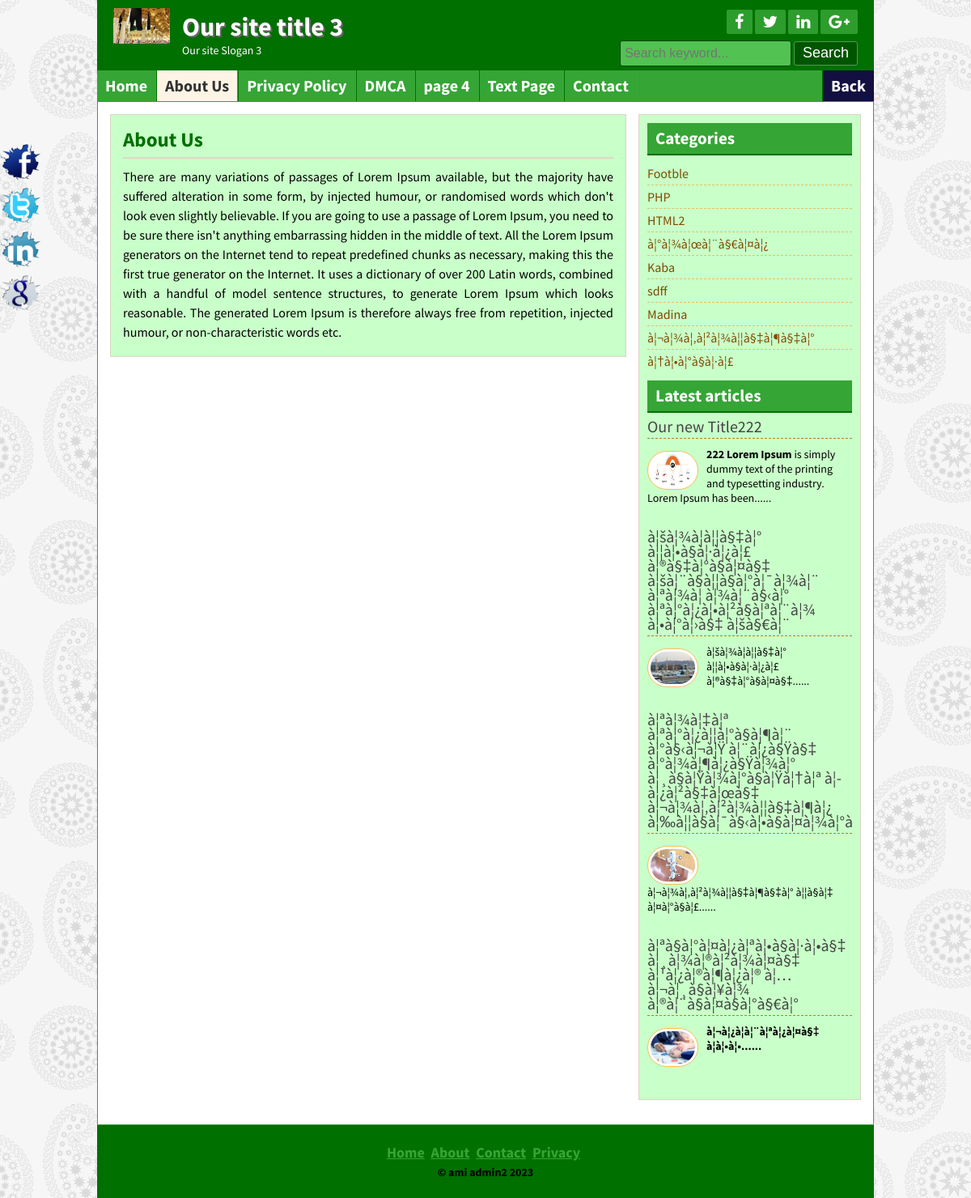
Page /page.php?pageid=1 on the committed database.
### tables this page shows
CREATE TABLE IF NOT EXISTS `title_slogan` (
  `id` int(11) NOT NULL AUTO_INCREMENT,
  `title` varchar(255) NOT NULL,
  `slogan` varchar(255) NOT NULL,
  `logo` varchar(255) NOT NULL,
  PRIMARY KEY (`id`)
);

CREATE TABLE IF NOT EXISTS `tbl_social` (
  `id` int(11) NOT NULL AUTO_INCREMENT,
  `fb` varchar(255) NOT NULL,
  `tw` varchar(255) NOT NULL,
  `ln` varchar(255) NOT NULL,
  `gp` varchar(255) NOT NULL,
  PRIMARY KEY (`id`)
);

CREATE TABLE IF NOT EXISTS `tbl_page` (
  `id` int(11) NOT NULL AUTO_INCREMENT,
  `name` varchar(255) NOT NULL,
  `body` text NOT NULL,
  PRIMARY KEY (`id`)
);

CREATE TABLE IF NOT EXISTS `tbl_category` (
  `id` int(11) NOT NULL AUTO_INCREMENT,
  `name` varchar(50) NOT NULL,
  PRIMARY KEY (`id`)
);

CREATE TABLE IF NOT EXISTS `tbl_post` (
  `id` int(11) NOT NULL AUTO_INCREMENT,
  `cat` int(11) NOT NULL,
  `title` varchar(255) NOT NULL,
  `body` text NOT NULL,
  `image` varchar(255) NOT NULL,
  `author` varchar(50) NOT NULL,
  `tags` varchar(255) NOT NULL,
  `date` timestamp NOT NULL DEFAULT CURRENT_TIMESTAMP,
  `userid` int(11) NOT NULL,
  PRIMARY KEY (`id`)
);

CREATE TABLE IF NOT EXISTS `tbl_footer` (
  `id` int(11) NOT NULL AUTO_INCREMENT,
  `note` varchar(255) NOT NULL,
  PRIMARY KEY (`id`)
);

### lib/Database.php (called while the page is built, shortened)
<?php
Class Database{
	public $host   = DB_HOST;
	public $user   = DB_USER;
	public $pass   = DB_PASS;
	public $dbname = DB_NAME;
	public $link;
	private function connectDB(){
	$this->link = new mysqli($this->host, $this->user, $this->pass, $this->dbname);
 }
	public function select($query){
		$result = $this->link->query($query) or die($this->link->error.__LINE__);
		if($result->num_rows > 0){
			return $result;
		} else {
			return false;
		}
	}
}

### helpers/Format.php (called while the page is built, shortened)
<?php
class Format{
	public function textShorten($text, $limit = 400){
		$text = $text. " ";
		$text = substr($text, 0, $limit);
		$text = substr($text, 0, strrpos($text, ' '));
		$text = $text."......";
		return $text;
	}
}
?>

### page.php (the view)
<?php include 'inc/header.php';?>
<?php
$pageid = mysqli_real_escape_string($db->link, $_GET['pageid']);
	if (!isset($pageid) || $pageid == NULL){
	   header("Location: 404.php");
	}else{
	    $id = $pageid;
	}
?>
<?php
    $pagequery = "select * from tbl_page where id='$id'";
    $pagedetails = $db->select($pagequery);
    if ($pagedetails) {
    while ($result = $pagedetails->fetch_assoc()){
?>
	<div class="contentsection contemplete clear">
		<div class="maincontent clear">
			<div class="about">
				<h2><?php echo $result['name']; ?></h2>
				<p><?php echo $result['body']; ?></p>
	</div>
</div>
<?php } } else { header("Location:404.php");} ?>
<?php include 'inc/sidebar.php';?>
<?php include 'inc/footer.php';?>

### inc/header.php (shortened to what this page needs)
<?php include 'lib/Database.php';?>
<?php include 'helpers/Format.php';?>
<?php
	$db = new Database();
	$fm = new Format();
?>
<!DOCTYPE html>
<html>
<head>
	<?php include 'scripts/css.php'; ?>
</head>
<body>
	<div class="headersection templete clear">
		<a href="#">
			<div class="logo">
		<?php
	    $query = "select * from title_slogan where id='1'";
	    $blog_title = $db->select($query);
	    if ($blog_title) {
	       while ($result = $blog_title->fetch_assoc()){
		?>
				<img src="admin/<?php echo $result['logo']; ?>" alt="Logo"/>
				<h2><?php echo $result['title']; ?></h2>
				<p><?php echo $result['slogan']; ?></p>
		<?php } } ?>
			</div>
		</a>
		<div class="social clear">
			<div class="icon clear">
<?php
    $query = "select * from tbl_social where id='1'";
    $socialmedia = $db->select($query);
    if ($socialmedia) {
       while ($result = $socialmedia->fetch_assoc()){
?>
				<a href="<?php echo $result['fb']; ?>" target="_blank"><i class="fa fa-facebook"></i></a>
				<a href="<?php echo $result['tw']; ?>" target="_blank"><i class="fa fa-twitter"></i></a>
				<a href="<?php echo $result['ln']; ?>" target="_blank"><i class="fa fa-linkedin"></i></a>
				<a href="<?php echo $result['gp']; ?>" target="_blank"><i class="fa fa-google-plus"></i></a>
<?php } } ?>
			</div>
			<div class="searchbtn clear">
			<form action="search.php" method="get">
				<input type="text" name="search" placeholder="Search keyword..."/>
				<input type="submit" name="submit" value="Search"/>
			</form>
			</div>
		</div>
	</div>
<div class="navsection templete">
	<?php
		$path = $_SERVER['SCRIPT_FILENAME'];
		$currentpage = basename($path, '.php');
	?>
	<ul>
		<li><a
			<?php if ($currentpage =='index') {echo 'id="active"'; }?>
			href="index.php">Home</a></li>
		<?php
            $query = "select * from tbl_page";
            $pages = $db->select($query);
            if ($pages) {
            while ($result = $pages->fetch_assoc()){
         ?>
        <li><a
			<?php
				if (isset($_GET['pageid']) && $_GET['pageid'] == $result['id']) {
					echo 'id="active"';
				}
			?>
		href="page.php?pageid=<?php echo $result['id']; ?>"><?php echo $result['name']; ?></a></li>
       <?php } } ?>
		<li><a
			<?php if ($currentpage =='contact') {echo 'id="active"'; }?>
			href="contact.php">Contact</a></li>
		<li class="back"><a href="index.php">Back</a></li>
	</ul>
</div>

### inc/sidebar.php
<div class="sidebar clear">
	<div class="samesidebar clear">
		<h2>Categories</h2>
			<ul>
				<?php
					$query = "select * from tbl_category";
					$category = $db->select($query);
					if ($category){
						while ($result = $category->fetch_assoc()) {
				?>
				<li><a href="posts.php?category=<?php echo $result['id']; ?>"><?php echo $result['name']; ?></a></li>
				<?php } } else { ?>
					<li>No Category Created</li>
				<?php } ?>
			</ul>
	</div>
	<div class="samesidebar clear">
		<h2>Latest articles</h2>
		<?php
			$query = "select * from tbl_post limit 5";
			$post = $db->select($query);
			if ($post){
				while ($result = $post->fetch_assoc()) {
		?>
		<div class="popular clear">
			<h3><a href="post.php?id=<?php echo $result['id']; ?>"><?php echo $result['title']; ?></a></h3>
			<a href="post.php?id=<?php echo $result['id']; ?>">
				<img src="admin/<?php echo $result['image']; ?>" alt="post image"/>
			</a>
			<p><?php echo $fm->textShorten($result['body'], 120); ?></p>
		</div>
		<?php } } else { header("Location:404.php");} ?>
	</div>
</div>

### inc/footer.php (shortened to what this page needs)
</div>
	<div class="footersection templete clear">
	  <div class="footermenu clear">
		<ul>
			<li><a href="#">Home</a></li>
			<li><a href="#">About</a></li>
			<li><a href="#">Contact</a></li>
			<li><a href="#">Privacy</a></li>
		</ul>
	  </div>
<?php
    $query = "select * from tbl_footer where id='1'";
    $footernote = $db->select($query);
    if ($footernote) {
       while ($result = $footernote->fetch_assoc()){
?>
	  <p>&copy; <?php echo $result['note']; ?> <?php echo date('Y') ?></p>
<?php } } ?>
	</div>
	<div class="fixedicon clear">
<?php
    $query = "select * from tbl_social where id='1'";
    $socialmedia = $db->select($query);
    if ($socialmedia) {
       while ($result = $socialmedia->fetch_assoc()){
?>
		<a href="<?php echo $result['fb']; ?>" target="_blank"><img src="images/fb.png" alt="Facebook"/></a>
		<a href="<?php echo $result['tw']; ?>" target="_blank"><img src="images/tw.png" alt="Twitter"/></a>
		<a href="<?php echo $result['ln']; ?>" target="_blank"><img src="images/in.png" alt="LinkedIn"/></a>
		<a href="<?php echo $result['gp']; ?>" target="_blank"><img src="images/gl.png" alt="GooglePlus"/></a>
<?php } } ?>
	</div>
</body>
</html>

### style.css (style rules this page uses)
* { margin:0;padding:0;outline:0 }
body { font-family: 'Source Sans Pro', sans-serif;font-size:14px;line-height:18px;color:#000;background:url(images/bg.png)repeat fixed 0 0 #fff; }
.templete { width:960px;margin:0 auto; }
.contemplete { margin: 0 auto; width: 928px; }
.clear { overflow:hidden; }
input[type="text"], input[type="email"] { border: 1px solid #cfc5b6; border-radius: 3px; margin-bottom: 5px; padding: 5px; width: 300px; }
input[type="submit"] { background: #b7801c none repeat scroll 0 0; border: 1px solid #e6af4b; color: #fff; cursor: pointer; font-size: 20px; padding: 1px 10px; }
.headersection { background: #ca932f none repeat scroll 0 0; color: #fff; }
.logo { float: left; width: 580px; }
.logo img { float: left; margin-right: 15px; padding-bottom: 10px; padding-left: 20px; padding-top: 10px; width: 70px; }
.logo h2 { color: #fff; font-size: 32px; margin-bottom: 11px; margin-top: 24px; text-shadow: 2px 2px 0 #666; }
.logo p { color:#fff; }
.social { float: right; margin-right: 20px; margin-top: 12px; text-align: right; width: 360px; }
.icon { float: right; }
.icon a { background: #a56e0a none repeat scroll 0 0; border-radius: 2px; color: #fff; display: block; float: left; font-size: 20px; margin-left: 3px; padding: 5px 10px; }
.searchbtn { float: right; margin-top: 8px; }
.searchbtn input[type="text"] { border: 1px solid #A56E0A; width: 200px; background: #FFE07C; font-size: 16px; height: 20px; }
.searchbtn input[type="submit"] { border: 1px solid #9d6602; border-radius: 3px; font-size: 18px; height: 30px; padding-left: 10px; padding-right: 10px; padding-top: 0; cursor: pointer; }
.navsection { background: none repeat scroll 0 0 #e6af4b; min-height: 38px; }
.navsection ul { margin:0;padding:0;list-style:none; }
.navsection ul li { border-left: 1px solid #fdc662; border-right: 1px solid #c18a26; display: block; float: left; position:relative; }
.navsection ul li:first-child { border-left: 0px solid #fdc662; }
.navsection ul li:last-child { border-right: 0px solid #c18a26; }
.navsection ul li a { color: #fff; display: block; font-size: 20px; font-weight: bold; padding: 10px; text-decoration: none; }
.navsection ul li a:hover, #active { background:#FEF4E5;color:#333; }
.navsection .back { float:right; background:#130f40; transition: width 2s; }
.contentsection { background: #ffffff none repeat scroll 0 0; border: 1px solid #ca932f; padding: 15px; }
.maincontent { background: #fef4e5 none repeat scroll 0 0; border: 1px solid #ded4c5; float: left; margin: 0 15px 15px 0; padding: 8px 15px; width: 606px; }
.about { font-size: 16px; line-height: 24px; text-align: justify; }
.about p { font-size: 16px; line-height: 24px; margin-bottom: 10px; text-align: justify; }
.samepost h2, .about h2 { border-bottom: 2px solid #e0d6c7; color: #ac7511; font-size: 25px; margin-bottom: 4px; padding: 10px 10px 10px 0; }
.sidebar { background: #fef4e5 none repeat scroll 0 0; border: 1px solid #ded4c5; float: right; margin-bottom: 15px; margin-top: 0; padding: 10px; width: 253px; }
.samesidebar { margin-bottom: 10px; }
.samesidebar h2 { background: #e6af4b none repeat scroll 0 0; border-bottom: 2px solid #b7801c; color: #333; margin-bottom: 8px; padding: 10px; }
.samesidebar ul { padding:0;margin:0;list-style:none; }
.samesidebar ul li { border-bottom: 1px dashed #e9c05c; font-size: 16px; padding: 5px 8px 5px 0; }
.samesidebar ul li:last-child { border-bottom: 0px dashed #e9c05c; }
.samesidebar ul li a { color: #814a00; text-decoration: none; }
.samesidebar p { margin-bottom: 10px; }
.popular { margin-bottom: 20px; }
.popular h3 { border-bottom: 1px dashed #b7801c; font-size: 20px; font-weight: normal; margin-bottom: 10px; padding-bottom: 5px; }
.popular h3 a { text-decoration:none;color:#444 }
.popular img { background: #fff none repeat scroll 0 0; border: 1px solid #f6bf5b; border-radius: 30px; float: left; height: 40px; margin-right: 10px; margin-top: 5px; padding: 3px; width: 55px; }
.footersection { height:90px;background:#B7801C;text-align:center }
.footermenu { margin-top: 25px; margin-bottom: 5px; }
.footermenu ul { padding:0;margin:0;list-style:none;text-align:center; }
.footermenu ul li { display:inline-block; }
.footermenu ul li a { color: #E6AF4B; font-size: 18px; margin-right: 5px; }
.fixedicon { left: 0; position: fixed; top: 175px; width: 60px; }
.fixedicon img { width: 50px; }

### rows in the picture
title_slogan: logo (picture), title "Our site title 3", slogan "Our site Slogan 3"
tbl_page: name "About Us", body "There are many variations of passages of Lorem Ipsum available, but the majority have suffered alteration in some form, by injected humour, or randomised words which don't look even slightly believable. If you are going to use a passage of Lorem Ipsum, you need to be sure there isn't anything embarrassing hidden in the middle of text. All the Lorem Ipsum generators on the Internet tend to repeat predefined chunks as necessary, making this the first true generator on the Internet. It uses a dictionary of over 200 Latin words, combined with a handful of model sentence structures, to generate Lorem Ipsum which looks reasonable. The generated Lorem Ipsum is therefore always free from…"
tbl_page: name "Privacy Policy"
tbl_page: name "DMCA"
tbl_page: name "page 4"
tbl_page: name "Text Page"
tbl_category: name "Footble"
tbl_category: name "PHP"
tbl_category: name "HTML2"
tbl_category: name "à¦°à¦¾à¦œà¦¨à§€à¦¤à¦¿"
tbl_category: name "Kaba"
tbl_category: name "sdff"
tbl_category: name "Madina"
tbl_category: name "à¦¬à¦¾à¦‚à¦²à¦¾à¦¦à§‡à¦¶à§‡à¦°"
tbl_category: name "à¦†à¦•à¦°à§à¦·à¦£"
tbl_post: title "Our new Title222", image (picture), body "222 Lorem Ipsum is simply dummy text of the printing and typesetting industry. Lorem Ipsum has been......"
tbl_post: title "à¦šà¦¾à¦à¦¦à§‡à¦° à¦¦à¦•à§à¦·à¦¿à¦£ à¦®à§‡à¦°à§à¦¤à§‡ à¦šà¦¨à§à¦¦à§à¦°à¦¯à¦¾à¦¨ à¦ªà¦¾à¦ à¦¾à¦¨à§‹à¦° à¦ªà¦°à¦¿à¦•à¦²à§à¦ªà¦¨à¦¾ à¦•à¦°à¦›à§‡ à¦šà§€à¦¨", image (picture), body "à¦šà¦¾à¦à¦¦à§‡à¦° à¦¦à¦•à§à¦·à¦¿à¦£ à¦®à§‡à¦°à§à¦¤à§‡......"
tbl_post: title "à¦ªà¦¾à¦‡à¦ª à¦ªà¦°à¦¿à¦¦à¦°à§à¦¶à¦¨ à¦°à§‹à¦¬à¦Ÿ à¦¨à¦¿à§Ÿà§‡ à¦°à¦¾à¦¶à¦¿à§Ÿà¦¾à¦° à¦¸à§à¦Ÿà¦¾à¦°à§à¦Ÿà¦†à¦ª à¦­à¦¿à¦²à§‡à¦œà§‡ à¦¬à¦¾à¦‚à¦²à¦¾à¦¦à§‡à¦¶à¦¿…", image (picture), body "à¦¬à¦¾à¦‚à¦²à¦¾à¦¦à§‡à¦¶à§‡à¦° à¦¦à§à¦‡ à¦¤à¦°à§à¦£......"
tbl_post: title "à¦ªà§à¦°à¦¤à¦¿à¦ªà¦•à§à¦·à¦•à§‡ à¦¸à¦¾à¦®à¦²à¦¾à¦¤à§‡ à¦¹à¦¿à¦®à¦¶à¦¿à¦® à¦…à¦¬à¦¸à§à¦¥à¦¾ à¦®à¦¨à§à¦¤à§à¦°à§€à¦°", image (picture), body "à¦¬à¦¿à¦à¦¨à¦ªà¦¿à¦¤à§‡ à¦à¦•à¦•......"
tbl_footer: note "ami admin2"
